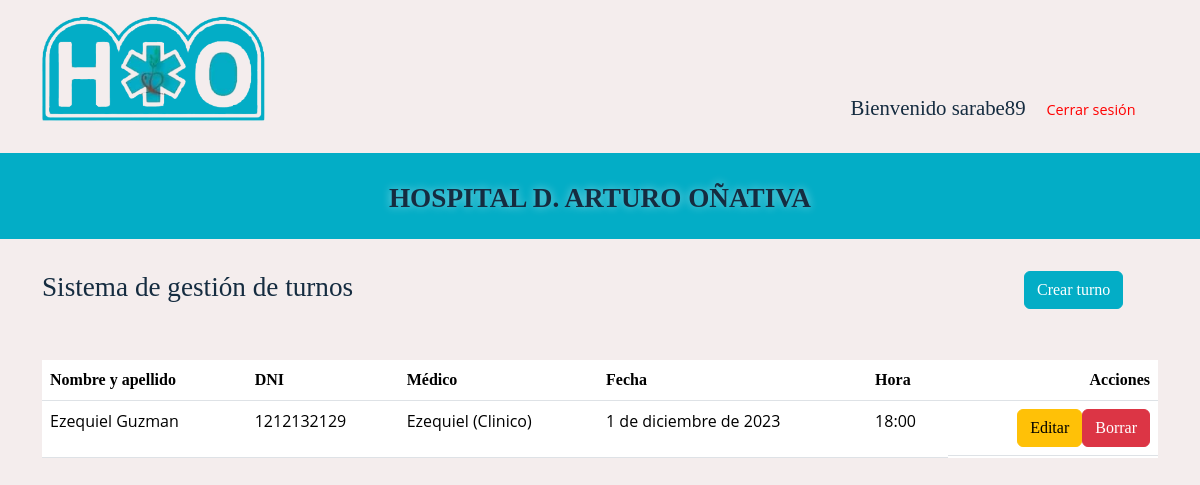
The app's page / (signed in), older data.
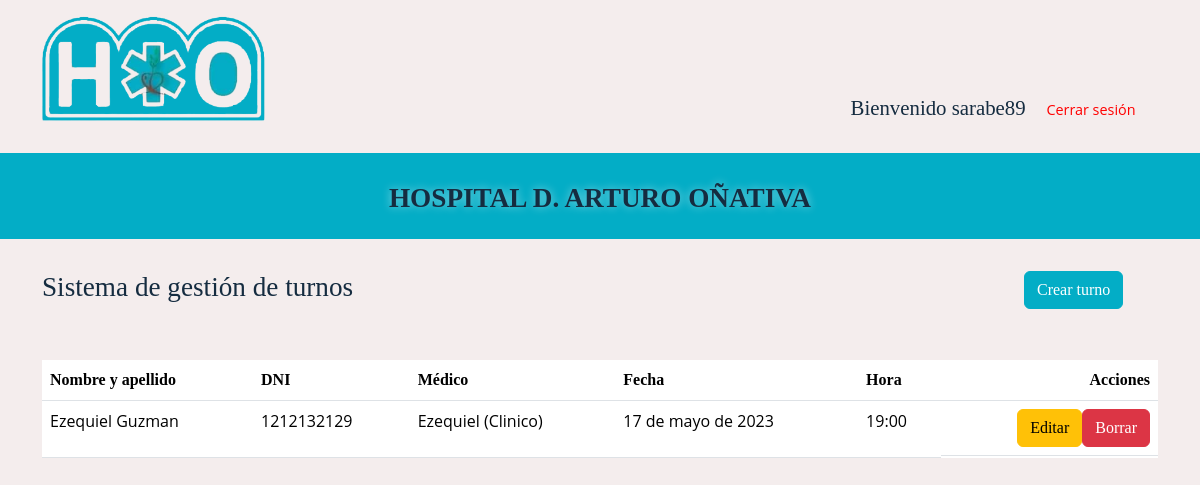
The same page, newer data.
### turnos/models.py (models this page shows, shortened)
class Turno(models.Model):
    nombre = models.CharField( max_length=50, null=True)
    apellido = models.CharField( max_length=50, null=True)
    dni = models.IntegerField(default=0)
    medico = models.ForeignKey(Medico, on_delete=models.CASCADE)
    fecha = models.DateField(default='2023-01-01')
    hora = models.TimeField(default='00:00')

class Medico(models.Model):
    nombre = models.CharField(max_length=50)
    especialidad = models.CharField(max_length=45)
    def __str__(self):
        return f'{self.nombre}  ({self.especialidad})'

### turnos/views.py (the view)
# urls.py: path('', views.ver_turnos, name = 'ver_turnos'),
@login_required
def ver_turnos(request):
    turnos = Turno.objects.all().order_by('fecha')
    if request.method == 'POST':
        form = TurnoForm(request.POST)
        form.save()
        return redirect('ver_turnos')
    else:
        form = TurnoForm()
    pertenece_admin = request.user.groups.filter(name='admin').exists()
    pertenece_secretario = request.user.groups.filter(name='secretario').exists()
    return render(request, 'turnos.html', {'turnos': turnos, 'form': form,'pertenece_admin': pertenece_admin,
        'pertenece_secretario': pertenece_secretario})

### turnos/templates/turnos.html (shortened to what this page needs)
{% load crispy_forms_tags %}
<!DOCTYPE html>
<html lang="en">
<head>
  <link href="https://cdn.jsdelivr.net/npm/bootstrap@5.3.2/dist/css/bootstrap.min.css" rel="stylesheet"
>
  <link rel="stylesheet" href="../static/componentes/css/turnos.css">
</head>
<body>
  <header>
    <div class="container-fluid">
      <div class="container contheader">
        <div class="cont_logo">
          <a class="logo-img" src="#">
            <img src="../static/componentes/img/logo ajustado.png" alt="Logo hospital">
          </a>
        </div>
        <div class="cont_username">
          <h3>Bienvenido {{ user.username }}</h3>
        </div>
        <div class="cont_Cerrar">
          <a href="{% url 'salir' %}">Cerrar sesión</a>
        </div>
      </div>
    </div>
    <div class="titulo">
      <a class="titulo-pag">
        <h1>HOSPITAL D. ARTURO OÑATIVA</h1>
      </a>
    </div>
    <main>
      <div class="container contenedor">
        <div class="row">
          <div class="col-7">
            <h2>Sistema de gestión de turnos</h2>
          </div>
          <div class="col-3">
          </div>
          <div class="col-2">
            {% if pertenece_admin %}
            <button type="button" class="btn btn-primary boton_CT" data-bs-toggle="modal"
              data-bs-target="#exampleModal">
              Crear turno
            </button>
            {% endif %}
          </div>
        </div>
      </div>
      <br><br>
      <div class="container-fluid">
        <div class="container">
          <div class="table-responsive">
            <table class="table align-middle mb-0 bg-white">
              <thead class="bg-light">
                <tr>
                  <th>Nombre y apellido</th>
                  <th>DNI</th>
                  <th>Médico</th>
                  <th>Fecha</th>
                  <th>Hora</th>
                  {% if pertenece_admin %}
                  <th class="acciones">Acciones</th>
                  {% endif %}
                </tr>
              </thead>
              {% for turno in turnos %}
              <tbody>
                <tr>
                  <td>
                    <p> {{ turno.nombre|title }} {{ turno.apellido|title }}</p>
                  </td>
                  <td>
                    <p> {{ turno.dni }}</p>
                  </td>
                  <td>
                    <p> {{ turno.medico|title }}</p>
                  </td>
                  <td>
                    <p>{{ turno.fecha }}</p>
                  </td>
                  <td>
                    <p>{{ turno.hora }}</p>
                  </td>
                  {% if pertenece_admin %}
                  <td class="d-flex">
                    <a class='btn btn-warning' href="{% url 'editar_turno' turno.id %}">Editar</a>
                    <form method="post" action="{% url 'borrar_turno' turno.id %}">
                      <button type="submit" class='btn btn-danger'>Borrar</button>
                    </form>
                  </td>
                  {% endif %}
                </tr>
              </tbody>
              {% endfor %}
            </table>
          </div>
        </div>
    </main>
</body>
</html>

Row changes from the older to the newer data that the page shows:
changed Turno "Ezequiel": fecha "1 de diciembre de 2023" → "17 de mayo de 2023"; hora "18:00" → "19:00"
